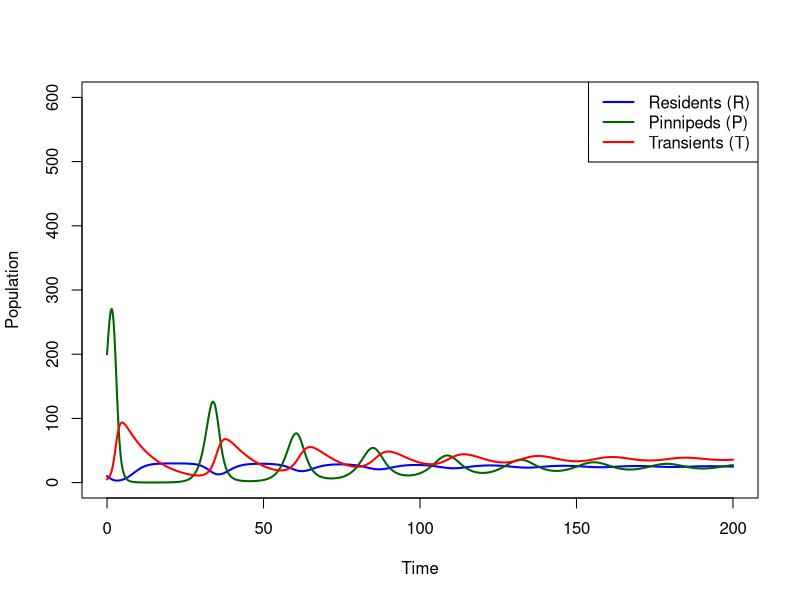
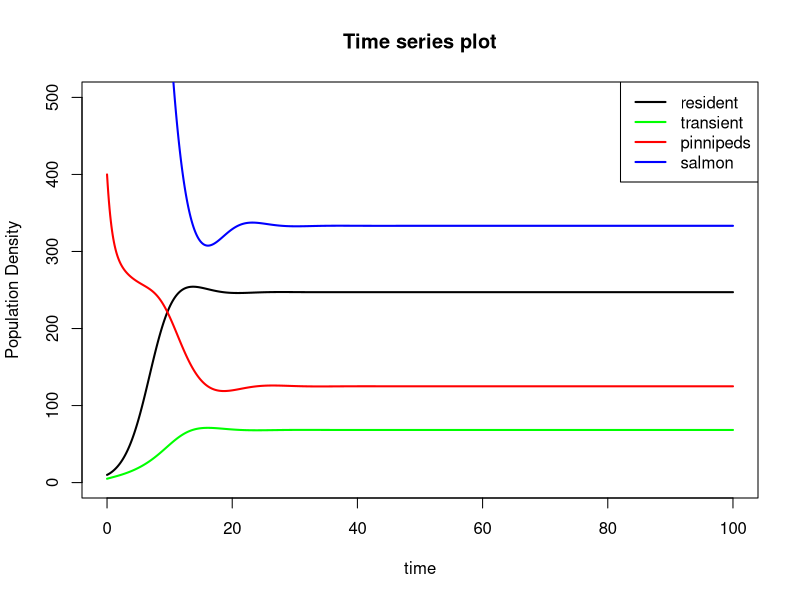

R code for these plots, in order:
## ---- chunk 1
knitr::opts_chunk$set(echo = TRUE,tidy.opts = list(width.cutoff = 60), tidy = TRUE)
## ---- chunk 2
library(deSolve)
## ---- chunk 3
# Parameters
r_R <- 0.5      # resident whale growth rate
K_R <- 30       # resident carrying capacity

r_P <- 0.8      # pinniped growth rate
K_P <- 500      # pinniped carrying capacity

alpha <- 0.2    # effect of pinnipeds on residents
beta  <- 0.6    # effect of residents on pinnipeds

C   <- 0.02     # predation rate
B   <- 0.2      # conversion efficiency
D_T <- 0.1      # transient whale death rate
## ---- chunk 4
R0 <- 10
P0 <- 200
T0 <- 5

state_ini <- c(R = R0,
               P = P0,
               T = T0)
## ---- chunk 5
modelA <- function(time, state, parameters){

  R <- state[1]
  P <- state[2]
  T <- state[3]

  # Resident whales (competition with P)
  dR <- r_R * R * (1 - (R + alpha*P)/K_R)

  # Pinnipeds (competition + predation)
  dP <- r_P * P * (1 - (P + beta*R)/K_P) -
        C * P * T

  # Transient whales (predator)
  dT <- B * C * P * T -
        D_T * T

  return(list(c(dR, dP, dT)))
}
## ---- chunk 6
time_vec <- seq(0, 200, length.out = 2000)

outA <- ode(y = state_ini,
            times = time_vec,
            func = modelA,
            parms = NULL)

outA <- as.data.frame(outA)
## ---- chunk 7
plot(outA$time, outA$R,
     type = "l",
     col = "blue",
     lwd = 2,
     ylim = c(0,600),
     xlab = "Time",
     ylab = "Population")

lines(outA$time, outA$P,
      col = "darkgreen",
      lwd = 2)

lines(outA$time, outA$T,
      col = "red",
      lwd = 2)

legend("topright",
       legend = c("Residents (R)",
                  "Pinnipeds (P)",
                  "Transients (T)"),
       col = c("blue","darkgreen","red"),
       lty = 1,
       lwd = 2)
## ---- chunk 8
# Equilibrium (Model A)
P_star <- D_T / (B * C)

R_star <- K_R - (alpha * D_T) / (B * C)

T_star <- (r_P / (C * K_P)) *
          (K_P - (D_T / (B * C)) -
           beta * K_R +
           (alpha * beta * D_T) / (B * C))

P_star
R_star
T_star
## ---- chunk 9
dR = 0
dP = 0
dT = 0

# Test derivatives at equilibrium
dR_test <- r_R * R_star *
           (1 - (R_star + alpha * P_star) / K_R)

dP_test <- r_P * P_star *
           (1 - (P_star + beta * R_star) / K_P) -
           C * P_star * T_star

dT_test <- B * C * P_star * T_star -
           D_T * T_star

dR_test
dP_test
dT_test

## ---- chunk 10
# Equilibrium without competition
R_not <- (K_R - alpha * K_P) /
         (1 - alpha * beta)

T_not <- (r_P / (C * K_P)) *
         (K_P - (D_T / (B * C)))

R_not
T_not
R_star > R_not
T_star < T_not
## ---- chunk 11
B * C * K_R > alpha * D_T
## ---- chunk 12
B_R=0.03 # B is the efficiency with which resident whales consume and assimilate salmons
C_R=0.01 # C is the number of salmon captured per unit time per unit salmon density by an average resident whale
D_R=0.1 # death rate of resident whales

B_T=0.08 # B is the efficiency with which transient whales consume and assimilate pinnipeds
C_T=0.02 # C is the number of pinnipeds captured per unit time per unit pinniped density by an average transient whale
D_T=0.2 # death rate of transient whales

r_P=2 # growth rate of pinnipeds
K_P=500 # Carrying capacity of pinnipeds
a=0.1 # attack rate on pinnipeds

r_S=3 # growth rate of salmon
K_S=2000 # Carrying capacity of salmon
b=0.15 # attack rate on salmon
## ---- chunk 13
library(deSolve)
require(deSolve)

# predator-prey model
LV <- function(time,state,para) {
	B_R=para[1];C_r=para[2];D_R=para[3];B_T=para[4];C_T=para[5];D_T=para[6];r_P=para[7];K_P=para[8];a=para[9];r_S=para[10];K_S=para[11];b=para[12]
	# state variables
	R=state[1];T=state[2];P=state[3];S=state[4]
	# equation
	X1=R*(B_R*C_R*S-D_R)
	X2=T*(B_T*C_T*P-D_T)
	X3=r_P*P*(1-P/K_P-a*S/K_P)-C_T*P*T
	X4=r_S*S*(1-S/K_S-b*P/K_S)-C_R*S*R

	return(list(c(X1,X2,X3,X4)))
}

# input parameters
para=c(B_R,C_R,D_R,B_T,C_T,D_T,r_P,K_P,a,r_S,K_S,b)
# initialization
time=seq(from=0,to=100,length=1000)
ini=c(10,5,400,1600)
out=ode(ini,time,LV,para)
## ---- chunk 14
# Resident whales
plot(out[,1],out[,2],xlab="time",ylab="Population Density",type='l',lwd=2,
# ylim=c(0,max(c(out[,2],out[,3],out[,4],out[,5])))
    ylim=c(0,500)
)
col_list=c("black","green","red","blue")
name_list=c("resident","transient","pinnipeds","salmon")
# Transient whales, pinnipeds, and salmon
lines(out[,1],out[,3],col=col_list[2],lwd=2)
lines(out[,1],out[,4],col=col_list[3],lwd=2)
lines(out[,1],out[,5],col=col_list[4],lwd=2)
# legends
legend("topright",legend=name_list,col=col_list,lwd=c(2,2,2,2))
title("Time series plot")
